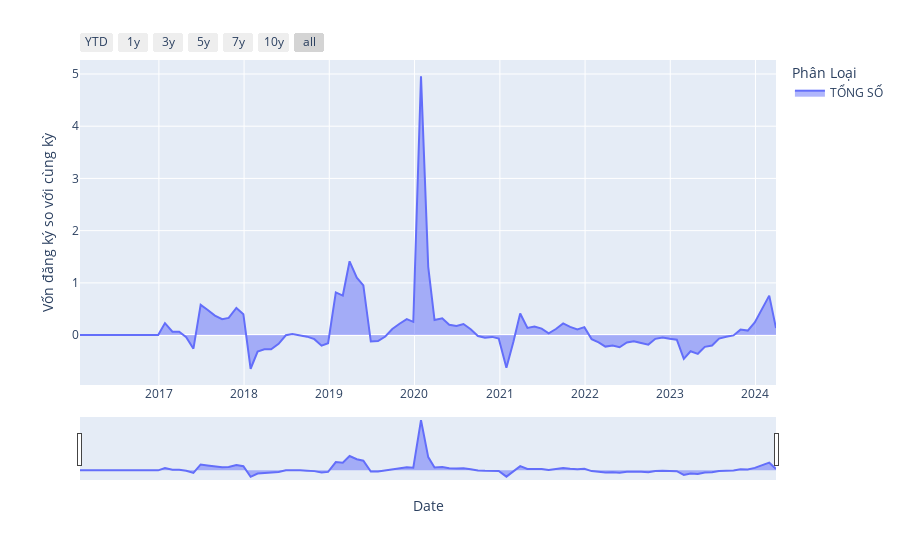

Notebook code for this chart:
### Code cell
import pandas as pd
import plotly.express as px
import plotly.graph_objects as go

df_show = dfs_fdi[(dfs_fdi["Phân Loại"] == "TỔNG SỐ")]

fig = px.area(df_show, x="Date", y="Vốn đăng ký so với cùng kỳ", color="Phân Loại")

fig.update_xaxes(
    rangeslider_visible=True,
    rangeselector=dict(
        buttons=[
            dict(count=1, label="YTD", step="year", stepmode="todate"),
            dict(count=1, label="1y", step="year", stepmode="backward"),
            dict(count=3, label="3y", step="year", stepmode="backward"),
            dict(count=5, label="5y", step="year", stepmode="backward"),
            dict(count=7, label="7y", step="year", stepmode="backward"),
            dict(count=10, label="10y", step="year", stepmode="backward"),
            dict(step="all"),
        ]
    ),
)

fig.show()

### Figure 1 — Plotly figure (JSON) as saved in the notebook; plotly's stock layout.template omitted (floating-point values rounded to 4 significant figures)
{"data": [{"fillpattern": {"shape": ""}, "hovertemplate": "Phân Loại=TỔNG SỐ<br>Date=%{x}<br>Vốn đăng ký so với cùng kỳ=%{y}<extra></extra>", "legendgroup": "TỔNG SỐ", "line": {"color": "#636efa"}, "marker": {"symbol": "circle"}, "mode": "lines", "name": "TỔNG SỐ", "orientation": "v", "showlegend": true, "stackgroup": "1", "type": "scatter", "x": ["2024-03-29T00:00:00", "2024-02-29T00:00:00", "2024-01-29T00:00:00", "2023-12-29T00:00:00", "2023-11-29T00:00:00", "2023-10-29T00:00:00", "2023-09-29T00:00:00", "2023-08-29T00:00:00", "2023-07-29T00:00:00", "2023-06-29T00:00:00", "2023-05-29T00:00:00", "2023-04-29T00:00:00", "2023-03-29T00:00:00", "2023-02-28T00:00:00", "2023-01-29T00:00:00", "2022-12-29T00:00:00", "2022-11-29T00:00:00", "2022-10-29T00:00:00", "2022-09-29T00:00:00", "2022-08-29T00:00:00", "2022-07-29T00:00:00", "2022-06-29T00:00:00", "2022-05-29T00:00:00", "2022-04-29T00:00:00", "2022-03-29T00:00:00", "2022-02-28T00:00:00", "2022-01-29T00:00:00", "2021-12-29T00:00:00", "2021-11-29T00:00:00", "2021-10-29T00:00:00", "2021-09-29T00:00:00", "2021-08-29T00:00:00", "2021-07-29T00:00:00", "2021-06-29T00:00:00", "2021-05-29T00:00:00", "2021-04-29T00:00:00", "2021-03-29T00:00:00", "2021-02-28T00:00:00", "2021-01-29T00:00:00", "2020-12-27T00:00:00", "2020-11-29T00:00:00", "2020-10-29T00:00:00", "2020-09-29T00:00:00", "2020-08-29T00:00:00", "2020-07-29T00:00:00", "2020-06-29T00:00:00", "2020-05-29T00:00:00", "2020-04-29T00:00:00", "2020-03-27T00:00:00", "2020-02-29T00:00:00", "2020-01-29T00:00:00", "2019-12-27T00:00:00", "2019-11-29T00:00:00", "2019-10-29T00:00:00", "2019-09-28T00:00:00", "2019-08-29T00:00:00", "2019-07-29T00:00:00", "2019-06-28T00:00:00", "2019-05-27T00:00:00", "2019-04-29T00:00:00", "2019-03-29T00:00:00", "2019-02-28T00:00:00", "2019-01-29T00:00:00", "2018-12-27T00:00:00", "2018-11-29T00:00:00", "2018-10-29T00:00:00", "2018-09-28T00:00:00", "2018-08-29T00:00:00", "2018-07-27T00:00:00", "2018-06-29T00:00:00", "2018-05-29T00:00:00", "2018-04-27T00:00:00", "2018-03-29T00:00:00", "2018-02-28T00:00:00", "2018-01-29T00:00:00", "2017-12-29T00:00:00", "2017-11-29T00:00:00", "2017-10-27T00:00:00", "2017-09-29T00:00:00", "2017-08-29T00:00:00", "2017-07-28T00:00:00", "2017-06-29T00:00:00", "2017-05-29T00:00:00", "2017-04-28T00:00:00", "2017-03-29T00:00:00", "2017-02-28T00:00:00", "2017-01-27T00:00:00", "2016-12-29T00:00:00", "2016-11-29T00:00:00", "2016-10-28T00:00:00", "2016-09-29T00:00:00", "2016-08-29T00:00:00", "2016-07-29T00:00:00", "2016-06-29T00:00:00", "2016-05-30T00:00:00", "2016-04-29T00:00:00", "2016-03-29T00:00:00", "2016-02-29T00:00:00", "2016-01-29T00:00:00"], "xaxis": "x", "y": [0.135, 0.7561, 0.4866, 0.2439, 0.08663, 0.1048, -0.005747, -0.03305, -0.06701, -0.1991, -0.2248, -0.3584, -0.3087, -0.4559, -0.08866, -0.06992, -0.04631, -0.07153, -0.1824, -0.1501, -0.1165, -0.1394, -0.2332, -0.1979, -0.2197, -0.1401, -0.0766, 0.1519, 0.1099, 0.1576, 0.2228, 0.1164, 0.03485, 0.1237, 0.1645, 0.137, 0.4137, -0.1288, -0.6255, -0.06594, -0.03434, -0.05092, -0.01819, 0.1137, 0.212, 0.1753, 0.199, 0.3217, 0.2885, 1.308, 4.956, 0.2543, 0.3048, 0.2179, 0.116, -0.02698, -0.1142, -0.1231, 0.951, 1.098, 1.413, 0.7573, 0.8189, -0.1551, -0.2025, -0.07806, -0.02994, 0.001919, 0.02151, -0.003249, -0.1676, -0.272, -0.2727, -0.3143, -0.6442, 0.4014, 0.5196, 0.329, 0.3042, 0.3737, 0.4867, 0.5791, -0.2605, -0.03961, 0.0645, 0.06498, 0.2298, null, null, null, null, null, null, null, null, null, null, null, null], "yaxis": "y"}], "layout": {"legend": {"title": {"text": "Phân Loại"}, "tracegroupgap": 0}, "margin": {"t": 60}, "xaxis": {"anchor": "y", "domain": [0, 1], "rangeselector": {"buttons": [{"count": 1, "label": "YTD", "step": "year", "stepmode": "todate"}, {"count": 1, "label": "1y", "step": "year", "stepmode": "backward"}, {"count": 3, "label": "3y", "step": "year", "stepmode": "backward"}, {"count": 5, "label": "5y", "step": "year", "stepmode": "backward"}, {"count": 7, "label": "7y", "step": "year", "stepmode": "backward"}, {"count": 10, "label": "10y", "step": "year", "stepmode": "backward"}, {"step": "all"}]}, "rangeslider": {"visible": true}, "title": {"text": "Date"}}, "yaxis": {"anchor": "x", "domain": [0, 1], "title": {"text": "Vốn đăng ký so với cùng kỳ"}}}}
